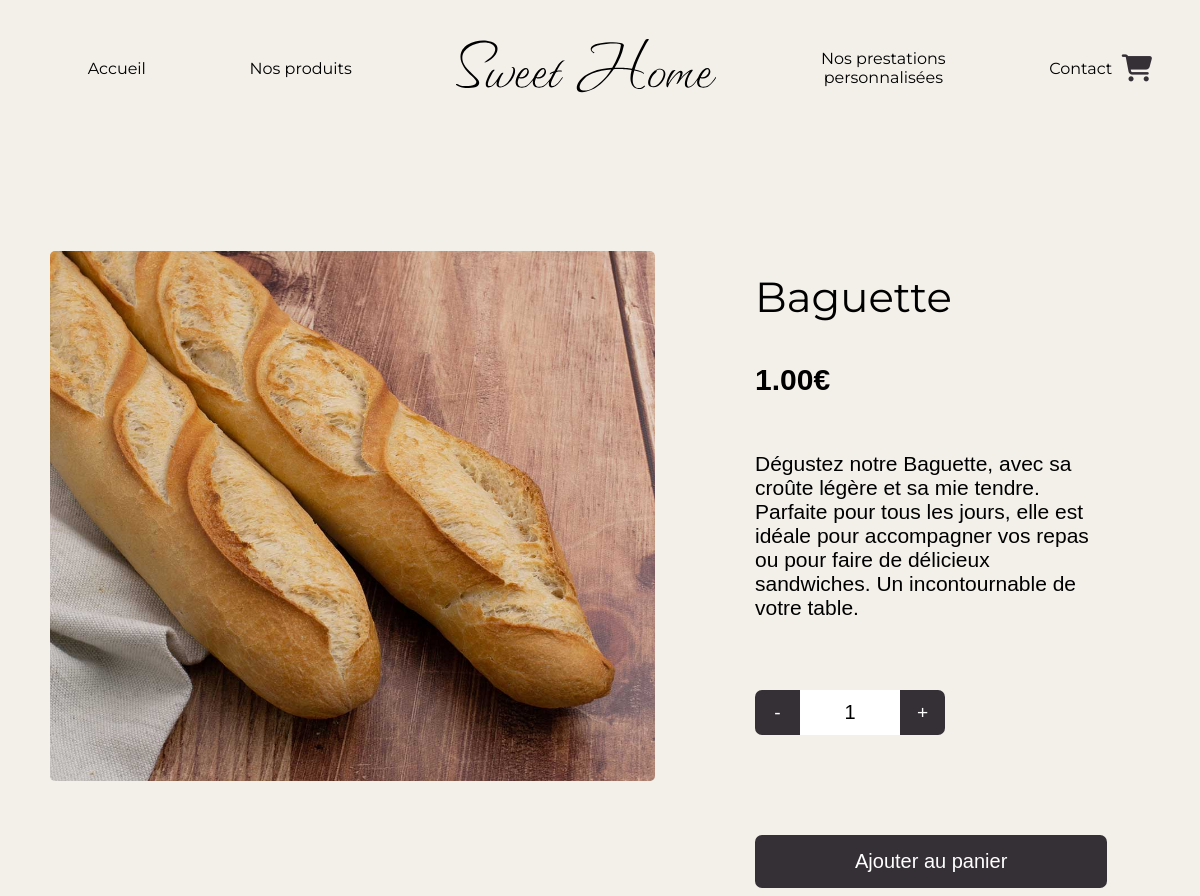
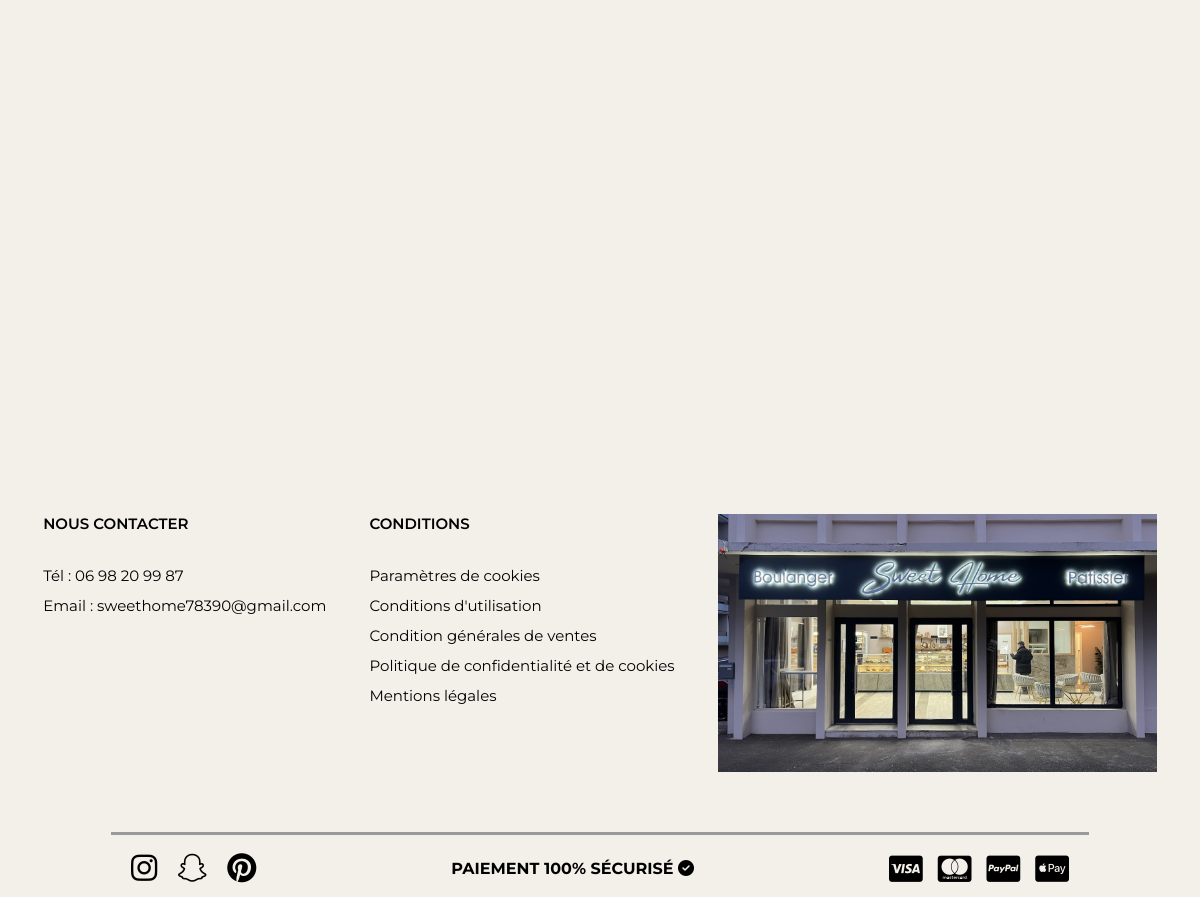
Screenshot of /www/?p=individualProductPage&product=1 with the database file from the repository (2 pictures, top to bottom).
### tables this page shows
CREATE TABLE IF NOT EXISTS `feed_page_content` (
  `product_id` int UNSIGNED NOT NULL AUTO_INCREMENT,
  `product_name` varchar(255) NOT NULL,
  `price` decimal(10,2) NOT NULL,
  `product_img` varchar(255) NOT NULL,
  `product_description` varchar(800) NOT NULL,
  `feed_pages` varchar(255) NOT NULL,
  PRIMARY KEY (`product_id`)
);

### www/index.php (called while the page is built)
<?php
require_once __DIR__ . '/../src/utils/init.php';
$page = 'home';
if (isset($_GET['p'])) {
    if (in_array($_GET['p'], $existing_pages)) {
        $page = $_GET['p'];
    } else if (in_array($_GET['p'], $feed_pages)){
        $page = "feedPage";
    }
}
require_once __DIR__ . '/../src/views/partials/navbar.php';
require_once __DIR__ . '/../src/views/partials/footer.php';
require_once __DIR__ . '/../src/views/pages/'. $page .'.php';
require_once __DIR__ . '/../src/views/template.php';

### src/utils/init.php (called while the page is built, shortened)
<?php
require_once __DIR__ . '../../utils/db.php';
require_once __DIR__ . '../../class/DbManager.php';
$BDD = new DbManager($db);

### src/class/DbManager.php (called while the page is built, shortened)
<?php
class DbManager {
    private $db;
    function __construct(PDO $db) {
        $this->db = $db;
    }
    function getProductContentBDD(string $productID){
        $pdoStatement = $this->db->prepare('SELECT * FROM feed_page_content WHERE product_id = :product_id');
        $pdoStatement->bindParam(':product_id', $productID);
        $pdoStatement->execute();
        return $pdoStatement->fetchAll();
    }
}

### src/views/pages/individualProductPage.php (the view, shortened to what this page needs)
<?php
$product_id = isset($_GET['product']) ? $_GET['product'] : '';
require_once __DIR__ . '/../../utils/init.php';
$individualProduct = $BDD->getProductContentBDD($product_id);
ob_start(); ?>
<body>
    <?php require_once __DIR__ . '/../partials/navbar.php'; ?>
    <div class="all_product_page">
        <?php foreach ($individualProduct as $row) { ?>
            <div class="img_product">
                <img src="<?= PROJECT_FOLDER ?>src/images/<?php echo $row["product_img"] == "" ? "no_image.svg" : $row["product_img"] ?>" alt="" width="605" height="530">
            </div>
            <div class="info_product">
                <p class="p1" id="p1"><?php echo $row['product_name'] ?></p>
                <p class="p2"><strong class="unit-price" name="unit-price" id="unit-price" data-price="<?php echo $row["price"]?>"><?php echo $row["price"]?>€</strong>
                </p>
                <p class="p3"><?php echo $row['product_description'] ?></p>
                <form method="post">
                    <div class="quantity-selector">
                        <button class="quantity-btn" id="decrease">-</button>
                        <input type="text" id="quantity" name="quantity" value="1" readonly>
                        <button class="quantity-btn" id="increase">+</button>
                    </div>
                    <div class="atc_button">
                        <a href=""><button id="addToCartBtn" onclick="<?php addCart($product_id, $row['product_name'], $row['product_img'], $row["feed_pages"]);?>">Ajouter au panier</button></a>
                    </div>
                </form>
            </div>
        <?php } ?>
    </div>
</body>

### www/css/contact.css (style rules this page uses)
* { margin: 0; padding: 0; box-sizing: border-box; }
body { font-family: "Montserrat", sans-serif; background-color: #F3F0EA; }

### www/css/footer.css (style rules this page uses)
* { margin: 0; padding: 0; box-sizing: border-box; }
body { font-family: "Montserrat", sans-serif !important; background-color: #F3F0EA !important; }

### www/css/navbar.css (style rules this page uses)
* { margin: 0; padding: 0; box-sizing: border-box; }
body { font-family: "Inria Serif", serif; font-weight: 400; font-style: normal; background-color: #F3F0EA; color: black; }

### www/css/home.css (style rules this page uses)
* { margin: 0; padding: 0; box-sizing: border-box; }
body { font-family: "Inria Serif", serif; font-weight: 400; font-style: normal; background-color: #F3F0EA; color: black; }

### www/css/personalizedServices.css (style rules this page uses)
* { margin: 0; padding: 0; box-sizing: border-box; }
body { font-family: "Inria Serif", serif; font-weight: 400; font-style: normal; background-color: #F3F0EA; color: black; }

### www/css/feedPage.css (style rules this page uses)
body { background: #f2f2f2; font-family: 'Open Sans', sans-serif; }

### www/css/shopCart.css (style rules this page uses)
* { margin: 0; padding: 0; box-sizing: border-box; }
body { font-family: "Inria Serif", serif; font-weight: 400; font-style: normal; background-color: #F3F0EA !important; color: black; }

### www/css/individualProductPage.css (style rules this page uses)
* { margin: 0; padding: 0; box-sizing: border-box; }
body { font-family: "Inria Serif", serif; font-weight: 400; font-style: normal; background-color: #F3F0EA; color: black; }
.img_product { padding-left: 50px; padding-bottom: 200px; }
.img_product img { border-radius: 5px; }
.all_product_page { display: flex; gap: 80px; }
.info_product { padding-left: 20px; padding-top: 20px; }
.info_product .p1 { font-size: 42px; padding-bottom: 10px; }
.info_product .p2 { font-size: 30px; padding-top: 30px; padding-bottom: 55px; font-family: "Nunito Sans", sans-serif; font-weight: 300; }
.info_product .p3 { padding-bottom: 70px; font-size: 21px; font-family: "Nunito Sans", sans-serif; font-weight: 300; width: 80%; }
.quantity-selector { display: flex; align-items: center; padding-bottom: 100px; }
#decrease { width: 45px; height: 45px; background-color: #352f36; color: #fff; border: none; cursor: pointer; font-size: 1.2em; display: flex; align-items: center; justify-content: center; transition: background-color 0.3s ease; border-top-left-radius: 7px; border-bottom-left-radius: 7px; }
#increase { width: 45px; height: 45px; background-color: #352f36; color: #fff; border: none; cursor: pointer; font-size: 1.2em; display: flex; align-items: center; justify-content: center; transition: background-color 0.3s ease; border-top-right-radius: 7px; border-bottom-right-radius: 7px; }
#quantity { width: 100px; text-align: center; font-size: 20px; border: none; margin: 10 10px; padding: 11px 10px; }
.atc_button button { cursor: pointer; padding: 15px 100px; font-size: 20px; color: white; background-color: #352f36; border: none; border-radius: 7px; font-family: "Nunito Sans", sans-serif; font-weight: 400; transition: background-color 0.3s ease; }

### www/css/template.css (style rules this page uses)
* { margin: 0; padding: 0; box-sizing: border-box; }
body { font-family: "Inria Serif", serif; font-weight: 400; font-style: normal; background-color: #F3F0EA; color: black; display: flex; flex-direction: column; align-items: stretch; }

### rows the page displays
feed_page_content: product_img (picture), product_name "Baguette", price "1.00", product_description "Dégustez notre Baguette, avec sa croûte légère et sa mie tendre. Parfaite pour tous les jours, elle est idéale pour accompagner vos repas ou pour faire de délicieux sandwiches. Un incontournable de votre table."
